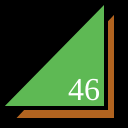
Frame 1 (no input)
Frame 60 (no input): identical to frame 1, image omitted
Frame 120 (the mouse pressed at the canvas centre since frame 60): identical to frame 1, image omitted

The p5.js sketch that drew this single still picture (run headless with seeded random() and noise() and a simulated clock; from frame 60 on, the mouse is pressed at the canvas centre):

// p5.js sketch
// ── sketch.js
function setup() {
  createCanvas(128,128);
}

function draw() {
  background(0);
  strokeWeight(4);
  fill(178, 100, 32);
  triangle(12,120,116,120,116,10);
  fill(94, 185, 84);
  triangle(0,108,106,108,106,0);
  fill(255);
  textSize(32);
  textFont("serif");
  text("46", 68, 100);
}
